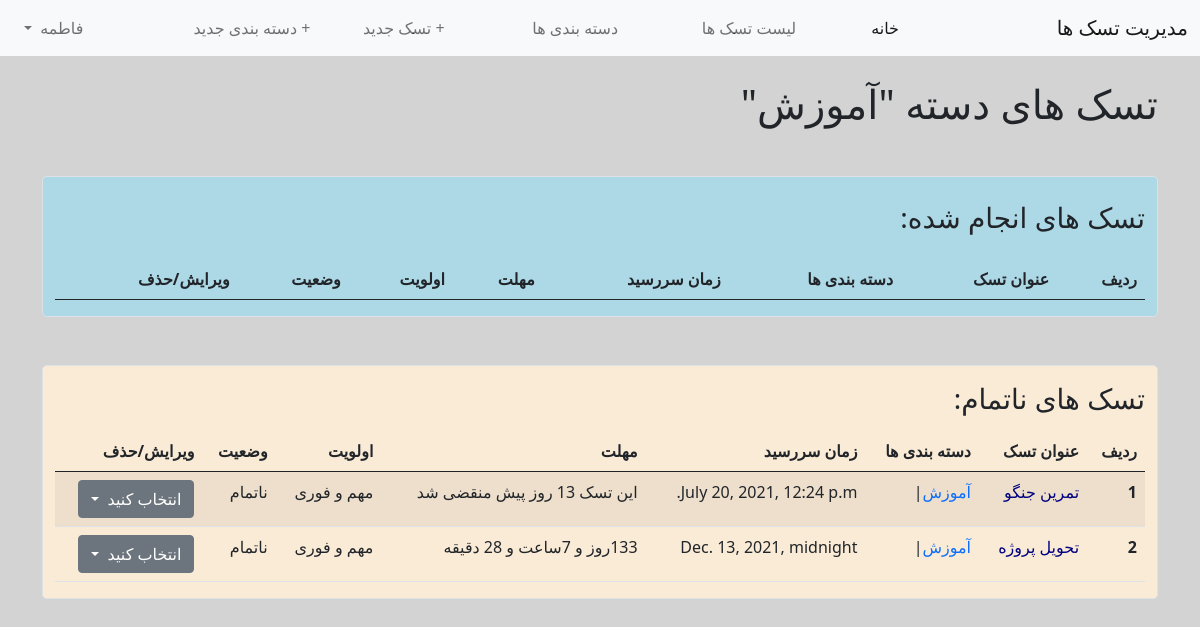
/todo/2/detail/ (signed in), run on an earlier commit of the app's database.
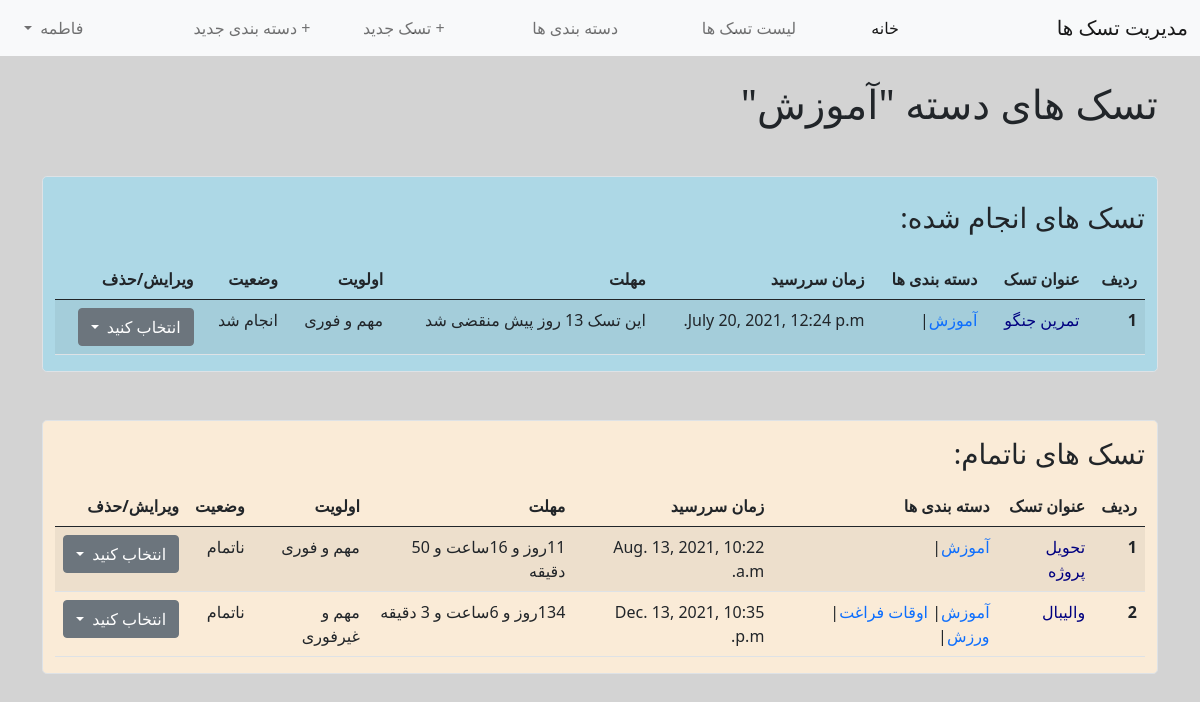
And on a later commit of the database.
### todos/models.py (models this page shows, shortened)
class Task(models.Model):
    PRIORITY = [
        ('1', 'مهم و فوری'),  # الان انجامش بده
        ('2', 'غیرمهم و فوری'),  # بسپار به دیگری یا یه وقتی براش خالی کن
        ('3', 'مهم و غیرفوری'),  # براش برنامه ریزی کن
        ('4', 'غیرمهم و غیرفوری'),  # ترجیحاٌ حذفش کن یا بذار برای تعطیلات
    ]
    STATUS = [('U', 'ناتمام'), ('D', 'انجام شد')]
    title = models.CharField(max_length=150)
    description = models.TextField(max_length=720, blank=True, default='')
    category = models.ManyToManyField(Category, related_name='category', related_query_name='cat_tasks')
    user = models.ForeignKey(get_user_model(), on_delete=models.CASCADE, related_name='tasks')
    priority = models.CharField(max_length=2, choices=PRIORITY)
    deadline = models.DateTimeField()
    status = models.CharField(max_length=1, default='U', choices=STATUS)
    objects = TaskManager()
    class Meta:
        ordering = ['deadline']
        constraints = [
            models.UniqueConstraint(fields=['title', 'user'], name='unique_group_task')
        ]

class Category(models.Model):
    name = models.CharField(max_length=100)
    user = models.ForeignKey(get_user_model(), on_delete=models.CASCADE, related_name='user_categories')
    objects = CategoryManager()
    class Meta:
        constraints = [
            models.UniqueConstraint(fields=['name', 'user'], name='unique_group')
        ]
    def __str__(self):
        return self.name

### todos/views.py (the view)
# urls.py: path('<int:pk>/detail/', CategoryTasksListView.as_view(), name='category_tasks_list'),
class CategoryTasksListView(LoginRequiredMixin, ListView):
    model = Category
    template_name = 'tasks/category_detail_list.html'
    def get_context_data(self, **kwargs):
        context = super().get_context_data(**kwargs)
        pk = self.kwargs.get('pk')
        try:
            context['done'] = Task.objects.get_done_tasks()['done'].filter(category__id=pk)
            context['due'] = Task.objects.get_done_tasks()['due'].filter(category__id=pk)
            context['category_name'] = Category.objects.get(pk=pk)
        except Task.DoesNotExist:
            context['done'] = None
            context['due'] = None
            context['category_name'] = None
        return context

### todos/managers.py (called while the page is built)
    def get_done_tasks(self):
        due = self.filter(status='U')
        done = self.exclude(status='U')
        return {'done': done, 'due': due}

### todos/templatetags/template_tags.py (called while the page is built)
@register.simple_tag
def task_time_left(task):
    now = timezone.now()
    time_left = task.deadline - now
    days = time_left.days
    hours = time_left.seconds // 3600
    mins = (time_left.seconds % 3600) // 60
    if days<0:
        return f'این تسک {days * -1} روز پیش منقضی شد'
    return f"{days}روز و {hours}ساعت و {mins} دقیقه"

### templates/tasks/category_detail_list.html (shortened to what this page needs)
{% extends 'base.html' %}
{% load template_tags %}
{% block content %}
    <div class="container">
        <h1 class="my-4">تسک های دسته "{{ category_name }}"</h1>
        <div class="container my-5 border rounded-3" style="background-color: lightblue;">
            <h3 class="my-4">تسک های انجام شده:</h3>
            <table class="table table-hover table-striped">
              <thead>
                <tr>
                  <th scope="col">ردیف</th>
                  <th scope="col">عنوان تسک</th>
                  <th scope="col">دسته بندی ها</th>
                  <th scope="col">زمان سررسید</th>
                  <th scope="col">مهلت</th>
                  <th scope="col">اولویت</th>
                    <th scope="col">وضعیت</th>
                  <th scope="col">ویرایش/حذف</th>
                </tr>
              </thead>
              <tbody>
                {% for task in done %}
                    <tr>
                      <th scope="row">{{ forloop.counter }}</th>
                      <td><a href="{% url 'details' task.pk%}" class="text-decoration-none" style="color:navy">{{ task.title |capfirst }}</a></td>
                      <td>
                          {% for category in task.category.all %}
                              <a href="{% url 'category_tasks_list' category.pk %}" class="text-decoration-none">{{ category.name }}</a>|
                          {% endfor %}
                      </td>
                        <td>{{ task.deadline }}</td>
                        <td>{% task_time_left task %}</td>
                        <td>{{ task.get_priority_display }}</td>
                        <td>{{ task.get_status_display }}</td>
                        <td>
                             <div class="dropdown">
                                  <a class="btn btn-secondary dropdown-toggle" href="" role="button" id="dropdownMenuLink" data-bs-toggle="dropdown" aria-expanded="false">
                                    انتخاب کنید
                                  </a>
                             </div>
                      </td>
                    </tr>
              {% endfor %}
              </tbody>
            </table>
        </div>
    <div class="container my-5 border rounded-3" style="background-color: antiquewhite;">
            <h3 class="my-3">تسک های ناتمام: </h3>
        <table class="table table-hover table-striped">
          <thead>
            <tr>
              <th scope="col">ردیف</th>
              <th scope="col">عنوان تسک</th>
              <th scope="col">دسته بندی ها</th>
              <th scope="col">زمان سررسید</th>
              <th scope="col">مهلت</th>
              <th scope="col">اولویت</th>
                <th scope="col">وضعیت</th>
              <th scope="col">ویرایش/حذف</th>
            </tr>
          </thead>
          <tbody>
            {% for task in due %}
                <tr>
                  <th scope="row">{{ forloop.counter }}</th>
                  <td><a href="{% url 'details' task.pk%}" class="text-decoration-none" style="color:navy">{{ task.title | capfirst }}</a></td>
                  <td>
                      {% for category in task.category.all %}
                          <a href="{% url 'category_tasks_list' category.pk %}" class="text-decoration-none">{{ category.name }}</a>|
                      {% endfor %}
                  </td>
                    <td>{{ task.deadline }}</td>
                    <td>{% task_time_left task %}</td>
                    <td>{{ task.get_priority_display }}</td>
                    <td>{{ task.get_status_display }}</td>
                    <td>
                         <div class="dropdown">
                              <a class="btn btn-secondary dropdown-toggle" href="" role="button" id="dropdownMenuLink" data-bs-toggle="dropdown" aria-expanded="false">
                                انتخاب کنید
                              </a>
                         </div>
                  </td>
                </tr>
          {% endfor %}
          </tbody>
        </table>
        </div>
    </div>
{% endblock %}

What changed in the data, as far as the page shows it:
changed Task "تمرین جنگو": gains Category (name "آموزش"); loses Category (name "آموزش"); moves from the list under "تسک های ناتمام:" to the list under "تسک های انجام شده:"
changed Task "تحویل پروژه": deadline "Dec. 13, 2021, midnight" → "Aug. 13, 2021, 10:22 a.m."; deadline "133روز و 7ساعت و 28 دقیقه" → "11روز و 16ساعت و 50 دقیقه"
now on this page (row unchanged): Task: title "والیبال", deadline "Dec. 13, 2021, 10:35 p.m.", deadline "134روز و 6ساعت و 3 دقیقه", priority "مهم و غیرفوری", status "ناتمام", Category (name "آموزش"), shown under "تسک های ناتمام:"
now on this page (row unchanged): Category: name "اوقات فراغت", shown under "والیبال"
now on this page (row unchanged): Category: name "ورزش", shown under "والیبال"
